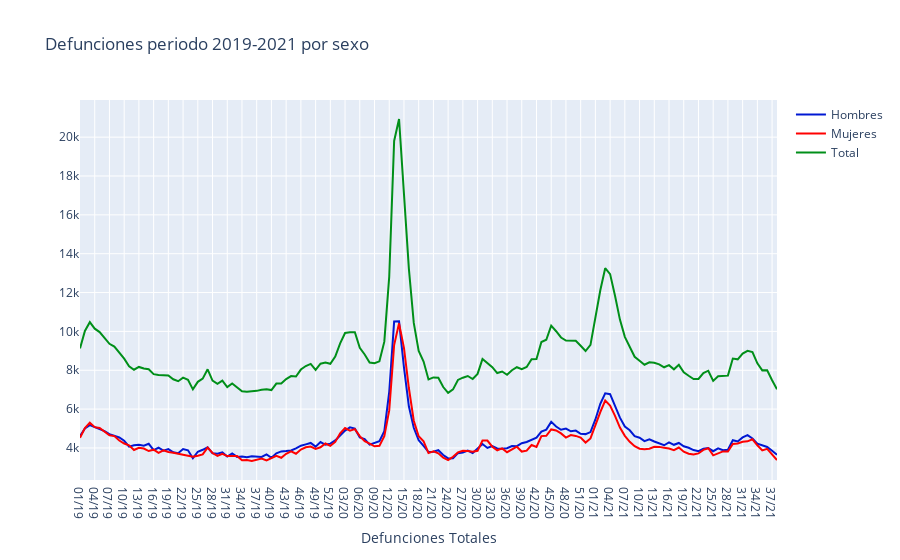

Notebook code cell kept with this figure:
### Code cell
trace_h = go.Scatter(
                    x = new_dates,
                    y = total_hombres['Total'] * 1000,
                    name = 'Hombres',
                    mode= 'lines',
                    marker = dict(color = 'rgba(0, 24, 211, 1)'))

trace_m = go.Scatter(
                    x = new_dates,
                    y = total_mujeres['Total'] * 1000,
                    name = 'Mujeres',
                    mode= 'lines',
                    marker = dict(color = 'rgba(255, 0, 0, 1)'))

trace_t = go.Scatter(
                    x = new_dates,
                    y = total['Total'] * 1000,
                    name = 'Total',
                    mode= 'lines',
                    marker = dict(color = 'rgba(0, 143, 25, 1)'))

data = [trace_h, trace_m, trace_t]

layout = dict(title = 'Defunciones periodo 2019-2021 por sexo',
             xaxis= dict(title= 'Defunciones Totales',ticklen= 5)
           )

fig = go.Figure(data = data, layout=layout)

iplot(fig)

fig.write_html(os.path.join(os.path.dirname(os.path.dirname(os.path.abspath('file'))), 'data', 'defunciones.html'))

### Figure 1 — Plotly figure (JSON) as saved in the notebook; plotly's stock layout.template omitted (floating-point values rounded to 4 significant figures; data arrays with more than 128 entries replaced by an {"elided": "..."} marker saying what was removed)
{"data": [{"marker": {"color": "rgba(0, 24, 211, 1)"}, "mode": "lines", "name": "Hombres", "type": "scatter", "x": {"elided": "143 str values"}, "y": {"elided": "143 float values"}}, {"marker": {"color": "rgba(255, 0, 0, 1)"}, "mode": "lines", "name": "Mujeres", "type": "scatter", "x": {"elided": "143 str values"}, "y": {"elided": "143 float values"}}, {"marker": {"color": "rgba(0, 143, 25, 1)"}, "mode": "lines", "name": "Total", "type": "scatter", "x": {"elided": "143 str values"}, "y": {"elided": "143 float values"}}], "layout": {"title": {"text": "Defunciones periodo 2019-2021 por sexo"}, "xaxis": {"ticklen": 5, "title": {"text": "Defunciones Totales"}}}}
